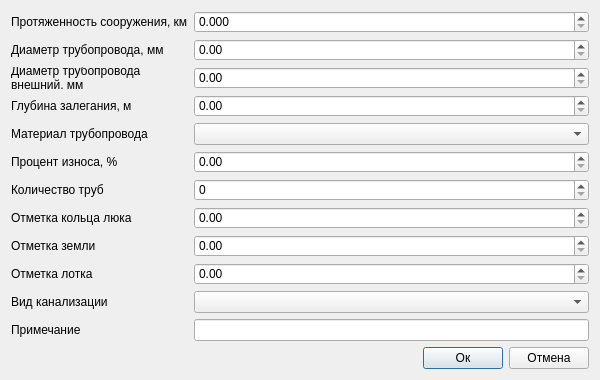
<?xml version="1.0" encoding="UTF-8"?>
<ui version="4.0">
 <class>Dialog</class>
 <widget class="QDialog" name="Dialog">
  <property name="geometry">
   <rect>
    <x>0</x>
    <y>0</y>
    <width>600</width>
    <height>380</height>
   </rect>
  </property>
  <property name="minimumSize">
   <size>
    <width>600</width>
    <height>380</height>
   </size>
  </property>
  <property name="windowTitle">
   <string>Сети водоотведения: Дополнительные атрибуты</string>
  </property>
  <property name="accessibleName">
   <string notr="true">btnSave</string>
  </property>
  <layout class="QVBoxLayout" name="verticalLayout_2">
   <item>
    <layout class="QGridLayout" name="gridLayout_2">
     <item row="0" column="1">
      <layout class="QHBoxLayout" name="horizontalLayout_4">
       <item>
        <layout class="QGridLayout" name="gridLayout_3">
         <item row="9" column="1">
          <widget class="QgsDoubleSpinBox" name="sbHatchwayRingMark">
           <property name="maximum">
            <double>10000000.000000000000000</double>
           </property>
           <property name="clearValue">
            <bool>true</bool>
           </property>
          </widget>
         </item>
         <item row="4" column="1">
          <widget class="QgsDoubleSpinBox" name="sbOccurrenceDepth">
           <property name="maximum">
            <double>10000000.000000000000000</double>
           </property>
           <property name="clearValue">
            <bool>true</bool>
           </property>
          </widget>
         </item>
         <item row="0" column="1">
          <widget class="QgsDoubleSpinBox" name="sbLength">
           <property name="minimumSize">
            <size>
             <width>0</width>
             <height>0</height>
            </size>
           </property>
           <property name="decimals">
            <number>3</number>
           </property>
           <property name="maximum">
            <double>10000000.000000000000000</double>
           </property>
           <property name="clearValue">
            <bool>true</bool>
           </property>
          </widget>
         </item>
         <item row="5" column="0">
          <widget class="QLabel" name="label_2">
           <property name="text">
            <string>Материал трубопровода</string>
           </property>
          </widget>
         </item>
         <item row="6" column="1">
          <widget class="QgsDoubleSpinBox" name="sbWearPercentage">
           <property name="maximum">
            <double>100.000000000000000</double>
           </property>
           <property name="clearValue">
            <bool>true</bool>
           </property>
          </widget>
         </item>
         <item row="6" column="0">
          <widget class="QLabel" name="label_24">
           <property name="text">
            <string>Процент износа, %</string>
           </property>
          </widget>
         </item>
         <item row="3" column="1">
          <widget class="QgsDoubleSpinBox" name="sbPipelineOuterDiameter">
           <property name="maximum">
            <double>10000000.000000000000000</double>
           </property>
           <property name="clearValue">
            <bool>true</bool>
           </property>
          </widget>
         </item>
         <item row="10" column="1">
          <widget class="QgsDoubleSpinBox" name="sbGroundMark">
           <property name="maximum">
            <double>10000000.000000000000000</double>
           </property>
           <property name="clearValue">
            <bool>true</bool>
           </property>
          </widget>
         </item>
         <item row="2" column="0">
          <widget class="QLabel" name="label">
           <property name="text">
            <string>Диаметр трубопровода, мм</string>
           </property>
          </widget>
         </item>
         <item row="10" column="0">
          <widget class="QLabel" name="label_9">
           <property name="text">
            <string>Отметка земли</string>
           </property>
          </widget>
         </item>
         <item row="11" column="0">
          <widget class="QLabel" name="label_10">
           <property name="text">
            <string>Отметка лотка</string>
           </property>
          </widget>
         </item>
         <item row="3" column="0">
          <widget class="QLabel" name="label_6">
           <property name="text">
            <string>Диаметр трубопровода
внешний, мм</string>
           </property>
          </widget>
         </item>
         <item row="9" column="0">
          <widget class="QLabel" name="label_8">
           <property name="text">
            <string>Отметка кольца люка</string>
           </property>
          </widget>
         </item>
         <item row="8" column="1">
          <widget class="QgsSpinBox" name="sbNumber">
           <property name="minimumSize">
            <size>
             <width>0</width>
             <height>0</height>
            </size>
           </property>
           <property name="maximum">
            <number>10000000</number>
           </property>
           <property name="clearValue">
            <bool>true</bool>
           </property>
          </widget>
         </item>
         <item row="5" column="1">
          <widget class="QComboBox" name="cbMaterial"/>
         </item>
         <item row="2" column="1">
          <widget class="QgsDoubleSpinBox" name="sbPipelineDiameter">
           <property name="minimumSize">
            <size>
             <width>0</width>
             <height>0</height>
            </size>
           </property>
           <property name="maximum">
            <double>10000000.000000000000000</double>
           </property>
           <property name="clearValue">
            <bool>true</bool>
           </property>
          </widget>
         </item>
         <item row="0" column="0">
          <widget class="QLabel" name="label_4">
           <property name="text">
            <string>Протяженность сооружения, км</string>
           </property>
          </widget>
         </item>
         <item row="14" column="1">
          <widget class="QLineEdit" name="tbNote">
           <property name="clearButtonEnabled">
            <bool>true</bool>
           </property>
          </widget>
         </item>
         <item row="14" column="0">
          <widget class="QLabel" name="label_5">
           <property name="text">
            <string>Примечание</string>
           </property>
          </widget>
         </item>
         <item row="11" column="1">
          <widget class="QgsDoubleSpinBox" name="sbTrayMark">
           <property name="maximum">
            <double>10000000.000000000000000</double>
           </property>
           <property name="clearValue">
            <bool>true</bool>
           </property>
          </widget>
         </item>
         <item row="8" column="0">
          <widget class="QLabel" name="label_3">
           <property name="text">
            <string>Количество труб</string>
           </property>
          </widget>
         </item>
         <item row="4" column="0">
          <widget class="QLabel" name="label_7">
           <property name="text">
            <string>Глубина залегания, м</string>
           </property>
          </widget>
         </item>
         <item row="12" column="0">
          <widget class="QLabel" name="label_11">
           <property name="text">
            <string>Вид канализации</string>
           </property>
          </widget>
         </item>
         <item row="12" column="1">
          <widget class="QgsCheckableComboBox" name="cbSewerageType">
           <property name="duplicatesEnabled">
            <bool>false</bool>
           </property>
          </widget>
         </item>
        </layout>
       </item>
      </layout>
     </item>
     <item row="3" column="1">
      <layout class="QHBoxLayout" name="horizontalLayout">
       <item>
        <spacer name="horizontalSpacer">
         <property name="orientation">
          <enum>Qt::Horizontal</enum>
         </property>
         <property name="sizeHint" stdset="0">
          <size>
           <width>40</width>
           <height>20</height>
          </size>
         </property>
        </spacer>
       </item>
       <item>
        <widget class="QPushButton" name="btnOk">
         <property name="accessibleName">
          <string notr="true">btnSave</string>
         </property>
         <property name="text">
          <string>Ок</string>
         </property>
         <property name="default">
          <bool>true</bool>
         </property>
        </widget>
       </item>
       <item>
        <widget class="QPushButton" name="btnCancel">
         <property name="accessibleName">
          <string notr="true">btnCancel</string>
         </property>
         <property name="text">
          <string>Отмена</string>
         </property>
        </widget>
       </item>
      </layout>
     </item>
     <item row="2" column="1">
      <layout class="QHBoxLayout" name="horizontalLayout_2">
       <item>
        <spacer name="verticalSpacer">
         <property name="orientation">
          <enum>Qt::Vertical</enum>
         </property>
         <property name="sizeHint" stdset="0">
          <size>
           <width>20</width>
           <height>40</height>
          </size>
         </property>
        </spacer>
       </item>
      </layout>
     </item>
    </layout>
   </item>
  </layout>
 </widget>
 <customwidgets>
  <customwidget>
   <class>QgsCheckableComboBox</class>
   <extends>QComboBox</extends>
   <header>qgscheckablecombobox.h</header>
  </customwidget>
  <customwidget>
   <class>QgsDoubleSpinBox</class>
   <extends>QDoubleSpinBox</extends>
   <header>qgsdoublespinbox.h</header>
  </customwidget>
  <customwidget>
   <class>QgsSpinBox</class>
   <extends>QSpinBox</extends>
   <header>qgsspinbox.h</header>
  </customwidget>
 </customwidgets>
 <tabstops>
  <tabstop>sbLength</tabstop>
  <tabstop>sbPipelineDiameter</tabstop>
  <tabstop>sbPipelineOuterDiameter</tabstop>
  <tabstop>sbOccurrenceDepth</tabstop>
  <tabstop>cbMaterial</tabstop>
  <tabstop>sbWearPercentage</tabstop>
  <tabstop>sbNumber</tabstop>
  <tabstop>sbHatchwayRingMark</tabstop>
  <tabstop>sbGroundMark</tabstop>
  <tabstop>sbTrayMark</tabstop>
  <tabstop>cbSewerageType</tabstop>
  <tabstop>tbNote</tabstop>
  <tabstop>btnOk</tabstop>
  <tabstop>btnCancel</tabstop>
 </tabstops>
 <resources/>
 <connections/>
</ui>
